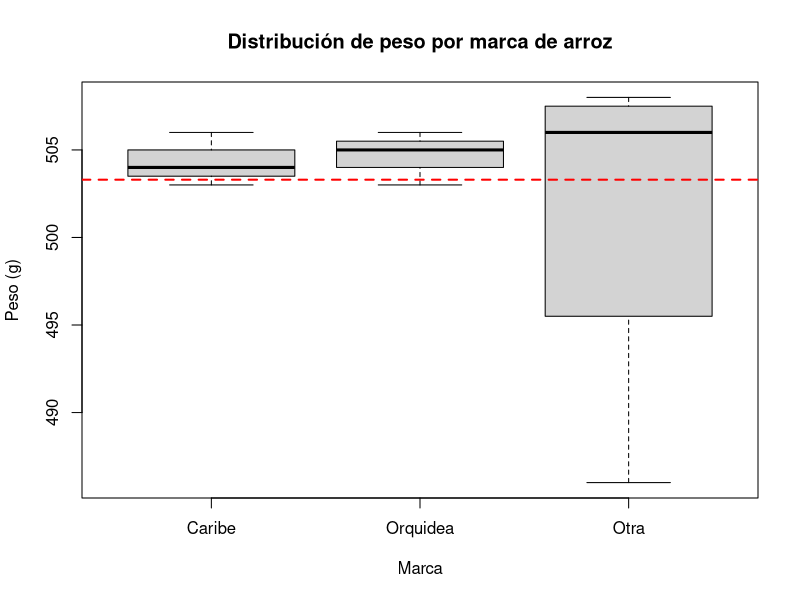
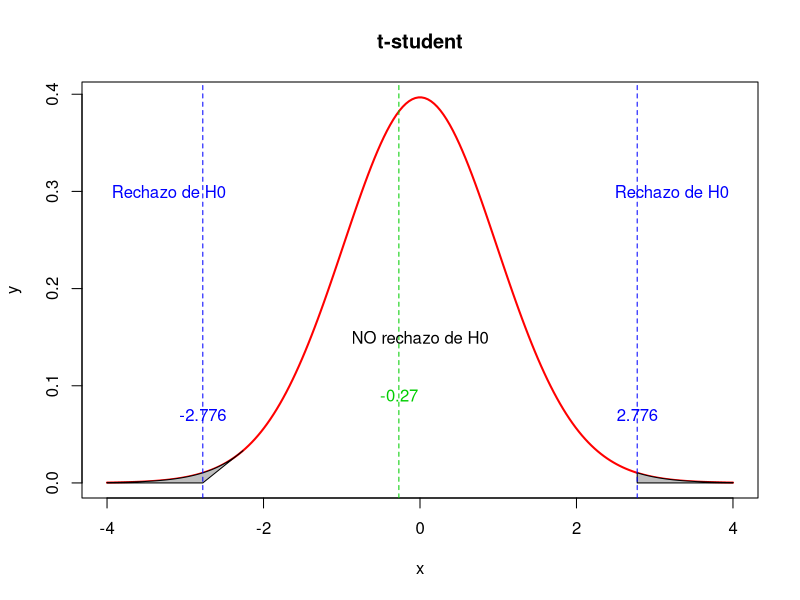

Source code (R) for these figures, in order:
## ---- chunk 1
knitr::opts_chunk$set(echo = TRUE, fig.align = "center")
## ---- chunk 2
# Ingresando datos
peso <- c(486, 503, 504,  505, 506, 506, 503, 505, 507, 508)
marca <- c("Otra", "Caribe", "Caribe", "Otra", "Caribe", "Orquidea", "Orquidea",
           "Orquidea", "Otra", "Otra")

# Base de datos
datos <- data.frame(Peso = peso,
                    Marca = marca)
## ---- chunk 3
# Datos por marca
orquidea <- datos[datos$Marca == "Orquidea", ]
caribe   <- datos[datos$Marca == "Caribe", ]
otra     <- datos[datos$Marca == "Otra", ]

#
orquidea
caribe 
otra
## ---- chunk 4
tapply(X = datos$Peso, INDEX = datos$Marca, FUN = mean)
## ---- chunk 5
tapply(X = datos$Peso, INDEX = datos$Marca, FUN = sd)
## ---- chunk 6
tapply(X = datos$Peso, INDEX = datos$Marca, FUN = median)
## ---- chunk 7
boxplot(datos$Peso ~ datos$Marca, main = "Distribución de peso por marca de arroz",
        xlab = "Marca", ylab = "Peso (g)")
abline(h = mean(datos$Peso), lwd = 2, col = "red", lty = 2)
## ---- chunk 8
# Obteniendo varianza ponderada sp
var_sp <- ((2*1.5275^2)+(2*1.5275^2))/(3+3-2)
var_sp

# Desvición ponderada
sqrt(var_sp)
## ---- chunk 9
t_calculado <- (504.333-504.667)/(1.527525*(sqrt(1/3 + 1/3)))
t_calculado
## ---- chunk 10
x <- seq(-4, 4, length = 200)
y <- dt(x, df = 47)
plot(x, y, type = "l", lwd = 2, col = "red", main = "t-student")
x <- seq(-4, -2.262157, length = 200)
y <- dt(x, df = 47)
polygon(c(-4, x, -2.776), c(0, y, 0), col = "gray")
x <- seq(2.776, 4, length = 200)
y <- dt(x, df = 47)
polygon(c(2.776, x, 4), c(0, y, 0), col = "gray")
abline(v = 2.776, col = "blue", lty = 2)
abline(v = -2.776, col = "blue", lty = 2)
abline(v = -0.27, col = "green3", lty = 2)
text(x = -0.27, y = 0.09, labels = "-0.27", col = "green3")
text(x = -2.776, y = 0.07, labels = "-2.776", col = "blue")
text(x = 2.776, y = 0.07, labels = "2.776", col = "blue")
text(x = 0, y = 0.15, labels = "NO rechazo de H0", col = "black")
text(x = -3.211741, y = 0.3, labels = "Rechazo de H0", col = "blue")
text(x = 3.21741, y = 0.3, labels = "Rechazo de H0", col = "blue")
## ---- chunk 11
# Valor del estadístico teórico que deja un área de 0.025 a la izquierda
t_teo1 <- qt(p = 0.025, df = 4, lower.tail = TRUE)
t_teo1

# Valor del estadístico teórico que deja un área de 0.025 a la derecha
t_teo2 <- qt(p = 0.025, df = 4, lower.tail = FALSE)
t_teo2
## ---- chunk 12
t.test(x = caribe$Peso, y = orquidea$Peso, mu = 0, alternative = "two.sided", var.equal = TRUE,
       conf.level = 0.95)
